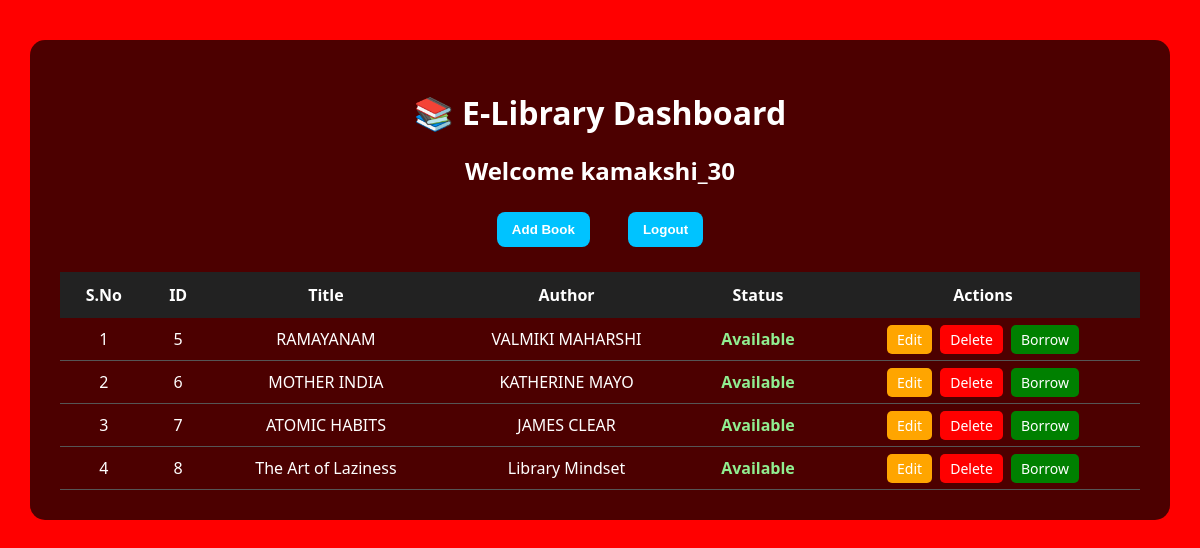
The app's page /dashboard (signed in) with its own data.
### tables this page shows
CREATE TABLE books (
        id INTEGER PRIMARY KEY AUTOINCREMENT,
        title TEXT,
        author TEXT,
        status TEXT
    );

### app.py (the view)
@app.route('/dashboard')
def dashboard():
    if 'user' not in session:
        return redirect('/login')
    conn = get_db()
    cur = conn.cursor()
    cur.execute("SELECT * FROM books")
    books = cur.fetchall()
    conn.close()
    return render_template("dashboard.html", books=books)

### app.py (called while the page is built)
def get_db():
    return sqlite3.connect("database.db")

### templates/dashboard.html (shortened to what this page needs)
<!DOCTYPE html>
<html>
<head>
    <link rel="stylesheet" href="{{ url_for('static', filename='style.css') }}">
</head>
<body>
<div class="container">
    <h1>📚 E-Library Dashboard</h1>
    <h2>Welcome {{ session['user'] }}</h2>
    <div class="top-buttons">
        <a href="/add"><button>Add Book</button></a>
        <a href="/logout"><button class="logout">Logout</button></a>
    </div>
    <table>
        <tr>
            <th>S.No</th>
            <th>ID</th>
            <th>Title</th>
            <th>Author</th>
            <th>Status</th>
            <th>Actions</th>
        </tr>
        {% for book in books %}
        <tr>
            <td>{{ loop.index }}</td>
            <td>{{ book[0] }}</td>
            <td>{{ book[1] }}</td>
            <td>{{ book[2] }}</td>
            <td>
                {% if book[3] == 'Available' %}
                    <span class="available">Available</span>
                {% else %}
                    <span class="borrowed">Borrowed</span>
                {% endif %}
            </td>
            <td>
                <a href="/edit/{{ book[0] }}" class="edit">Edit</a>
                <a href="/delete/{{ book[0] }}" class="delete"
                   onclick="return confirm('Delete this book?')">Delete</a>
                {% if book[3] == 'Available' %}
                    <a href="/borrow/{{ book[0] }}" class="borrow">Borrow</a>
                {% else %}
                    <a href="/return/{{ book[0] }}" class="return">Return</a>
                {% endif %}
            </td>
        </tr>
        {% endfor %}
    </table>
</div>
</body>
</html>

### static/style.css (style rules this page uses)
body { margin: 0; font-family: 'Segoe UI', sans-serif; background: url("https://images.unsplash.com/photo-1521587760476-6c12a4b040da") no-repeat center center fixed; background-size: cover; }
.container { background: rgba(0, 0, 0, 0.7); margin: 40px auto; padding: 30px; width: 90%; border-radius: 15px; color: white; text-align: center; }
h1 { margin-bottom: 10px; }
h2 { margin-bottom: 20px; }
button { padding: 10px 15px; margin: 5px; border: none; border-radius: 8px; cursor: pointer; font-weight: bold; }
.top-buttons button { background: #00c3ff; color: white; }
.logout { background: #ff4d4d; color: white; }
table { width: 100%; border-collapse: collapse; margin-top: 20px; }
th { background: #222; padding: 12px; color: white; }
td { padding: 10px; border-bottom: 1px solid #555; }
.available { color: lightgreen; font-weight: bold; }
a { text-decoration: none; padding: 5px 10px; margin: 2px; border-radius: 5px; color: white; font-size: 14px; }
.edit { background: orange; }
.delete { background: red; }
.borrow { background: green; }
body { background-color: red; }

### records on screen
books: id "5", title "RAMAYANAM", author "VALMIKI MAHARSHI", status "Available"
books: id "6", title "MOTHER INDIA", author "KATHERINE MAYO", status "Available"
books: id "7", title "ATOMIC HABITS", author "JAMES CLEAR", status "Available"
books: id "8", title "The Art of Laziness", author "Library Mindset", status "Available"

### other values on screen
{{ session['user'] }} "kamakshi_30"
